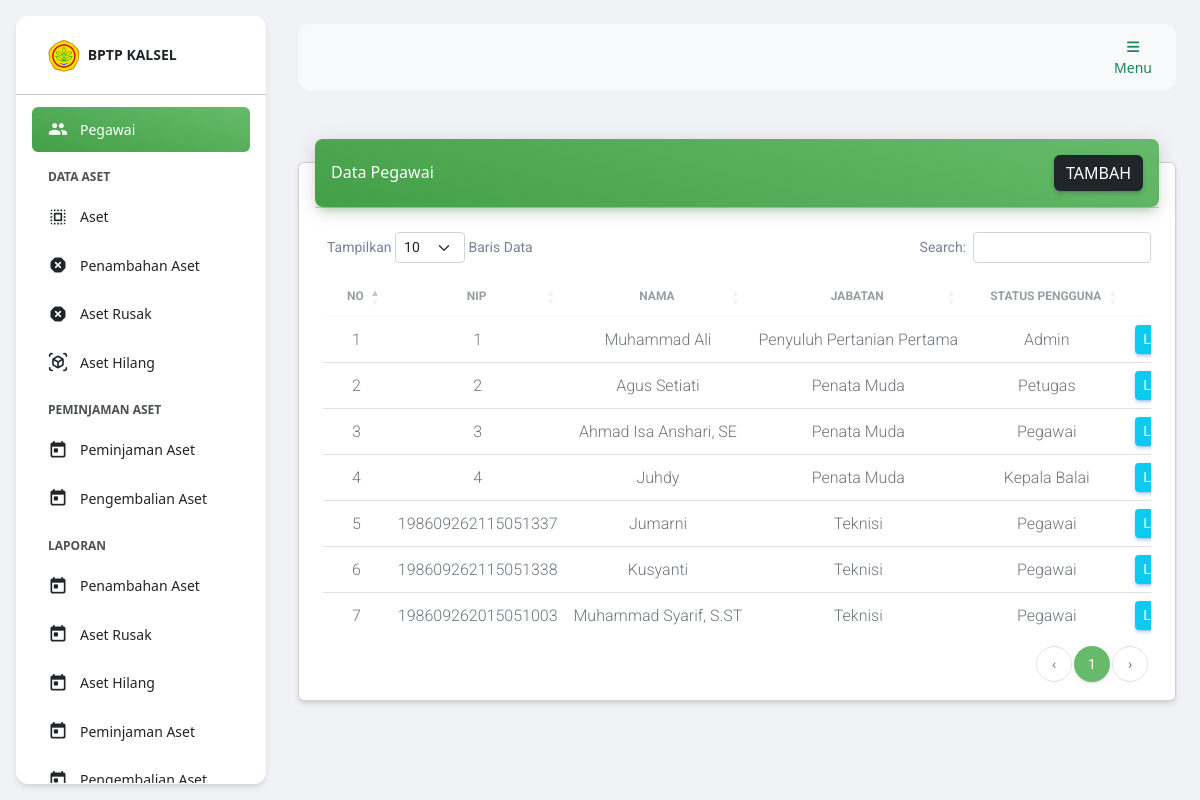
Screenshot of /index.php?h=pegawai (signed in) with the database file from the repository.
### tables this page shows
CREATE TABLE `pegawai`(
    id BIGINT UNSIGNED AUTO_INCREMENT,
    id_pengguna BIGINT UNSIGNED,
    nip VARCHAR(255) UNIQUE,
    nama VARCHAR(255),
    tanggal_lahir DATE,
    tempat_lahir VARCHAR(255),
    jabatan VARCHAR(255),
    pangkat_golongan VARCHAR(255),
    tmt DATE,
    sk_tmt VARCHAR(255),
    pendidikan_terakhir VARCHAR(20),
    ijazah_pendidikan_terakhir VARCHAR(255),
    foto VARCHAR(255),
    PRIMARY KEY(id),
    FOREIGN KEY (id_pengguna) REFERENCES pengguna (id) ON DELETE CASCADE
);

### halaman/pegawai/index.php (the view)
<div class="container-fluid py-4">
    <div class="row">
        <div class="col-12">
            <div class="card my-4">
                <div class="card-header p-0 position-relative mt-n4 mx-3 z-index-2">
                    <div class="bg-gradient-success shadow-success border-radius-lg p-3 d-flex justify-content-between align-items-center">
                        <h6 class="text-white text-capitalize m-0">Data Pegawai</h6>
                        <a href="?h=tambah_pegawai" class="btn btn-dark m-0">Tambah</a>
                    </div>
                </div>
                <div class="card-body pb-3">
                    <div class="table-responsive p-0">
                        <table id="datatable" class="table align-items-center mb-0">
                            <thead>
                                <tr>
                                    <th class="text-uppercase text-center text-secondary text-xs font-weight-bolder opacity-7 small-td">No</th>
                                    <th class="text-uppercase text-center text-secondary text-xs font-weight-bolder opacity-7">NIP</th>
                                    <th class="text-uppercase text-center text-secondary text-xs font-weight-bolder opacity-7">Nama</th>
                                    <th class="text-uppercase text-center text-secondary text-xs font-weight-bolder opacity-7">Jabatan</th>
                                    <th class="text-uppercase text-center text-secondary text-xs font-weight-bolder opacity-7">Status Pengguna</th>
                                    <th class="text-secondary opacity-7"></th>
                                </tr>
                            </thead>
                            <?php
                            $q = "
                                SELECT
                                    pegawai.*,
                                    pengguna.status
                                FROM
                                    pegawai
                                INNER JOIN
                                    pengguna
                                ON
                                    pengguna.id=pegawai.id_pengguna";
                            $result = $mysqli->query($q);
                            $no = 1;
                            ?>
                            <tbody>
                                <?php while ($row = $result->fetch_assoc()) : ?>
                                    <tr>
                                        <td class="text-center">
                                            <p class="text-secondary mb-0"><?= $no++; ?></p>
                                        </td>
                                        <td class="text-center">
                                            <p class="text-secondary mb-0"><?= $row['nip']; ?></p>
                                        </td>
                                        <td class="text-center">
                                            <p class="text-secondary mb-0"><?= $row['nama']; ?></p>
                                        </td>
                                        <td class="text-center">
                                            <p class="text-secondary mb-0"><?= $row['jabatan']; ?></p>
                                        </td>
                                        <td class="text-center">
                                            <p class="text-secondary mb-0">
                                                <?php if ($row['status'] == 1) : ?>
                                                    Admin
                                                <?php elseif ($row['status'] == 2) : ?>
                                                    Petugas
                                                <?php elseif ($row['status'] == 3) : ?>
                                                    Pegawai
                                                <?php elseif ($row['status'] == 4) : ?>
                                                    Kepala Balai
                                                <?php endif; ?>
                                            </p>
                                        </td>
                                        <td class="small-td">
                                            <a href="?h=detail_pegawai&id=<?= $row['id'] ?>" class="btn btn-sm btn-info text-white m-0">Lihat</a>
                                        </td>
                                    </tr>
                                <?php endwhile; ?>
                            </tbody>
                        </table>
                    </div>
                </div>
            </div>
        </div>
    </div>
</div>

### index.php (style rules this page uses)
.small-td { width: 1%; white-space: nowrap; }

### rows the page displays
pegawai: nip "1", nama "Muhammad Ali", jabatan "Penyuluh Pertanian Pertama", shows "Admin"
pegawai: nip "2", nama "Agus Setiati", jabatan "Penata Muda", shows "Petugas"
pegawai: nip "3", nama "Ahmad Isa Anshari, SE", jabatan "Penata Muda", shows "Pegawai"
pegawai: nip "4", nama "Juhdy", jabatan "Penata Muda", shows "Kepala Balai"
pegawai: nip "198609262115051337", nama "Jumarni", jabatan "Teknisi", shows "Pegawai"
pegawai: nip "198609262115051338", nama "Kusyanti", jabatan "Teknisi", shows "Pegawai"
pegawai: nip "198609262015051003", nama "Muhammad Syarif, S.ST", jabatan "Teknisi", shows "Pegawai"
